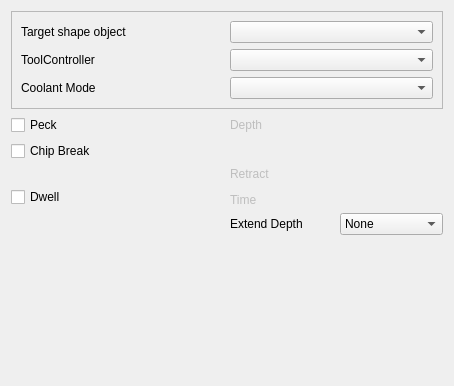
<?xml version="1.0" encoding="UTF-8"?>
<ui version="4.0">
 <class>Form</class>
 <widget class="QWidget" name="Form">
  <property name="geometry">
   <rect>
    <x>0</x>
    <y>0</y>
    <width>454</width>
    <height>386</height>
   </rect>
  </property>
  <property name="windowTitle">
   <string>Form</string>
  </property>
  <layout class="QGridLayout" name="gridLayout_3">
   <item row="0" column="0">
    <widget class="QFrame" name="frame">
     <property name="sizePolicy">
      <sizepolicy hsizetype="Preferred" vsizetype="Preferred">
       <horstretch>0</horstretch>
       <verstretch>0</verstretch>
      </sizepolicy>
     </property>
     <property name="frameShape">
      <enum>QFrame::StyledPanel</enum>
     </property>
     <property name="frameShadow">
      <enum>QFrame::Raised</enum>
     </property>
     <layout class="QGridLayout" name="gridLayout_2">
      <item row="2" column="1">
       <widget class="QComboBox" name="coolantController">
        <property name="toolTip">
         <string>&lt;html&gt;&lt;head/&gt;&lt;body&gt;&lt;p&gt;The tool and its settings to be used for this operation.&lt;/p&gt;&lt;/body&gt;&lt;/html&gt;</string>
        </property>
       </widget>
      </item>
      <item row="1" column="0">
       <widget class="QLabel" name="label_2">
        <property name="text">
         <string>ToolController</string>
        </property>
       </widget>
      </item>
      <item row="1" column="1">
       <widget class="QComboBox" name="toolController">
        <property name="toolTip">
         <string>&lt;html&gt;&lt;head/&gt;&lt;body&gt;&lt;p&gt;The tool and its settings to be used for this operation.&lt;/p&gt;&lt;/body&gt;&lt;/html&gt;</string>
        </property>
       </widget>
      </item>
      <item row="2" column="0">
       <widget class="QLabel" name="label_3">
        <property name="text">
         <string>Coolant Mode</string>
        </property>
       </widget>
      </item>
      <item row="0" column="0">
       <widget class="QLabel" name="targetShape_label">
        <property name="text">
         <string>Target shape object</string>
        </property>
       </widget>
      </item>
      <item row="0" column="1">
       <widget class="QComboBox" name="targetShape"/>
      </item>
     </layout>
    </widget>
   </item>
   <item row="1" column="0">
    <layout class="QGridLayout" name="gridLayout">
     <item row="1" column="1" colspan="2">
      <widget class="QCheckBox" name="peckEnabled">
       <property name="text">
        <string>Peck</string>
       </property>
      </widget>
     </item>
     <item row="7" column="4">
      <widget class="QLabel" name="dwellTimelabel">
       <property name="enabled">
        <bool>false</bool>
       </property>
       <property name="text">
        <string>Time</string>
       </property>
      </widget>
     </item>
     <item row="8" column="4">
      <widget class="QLabel" name="Offsetlabel">
       <property name="text">
        <string>Extend Depth</string>
       </property>
      </widget>
     </item>
     <item row="1" column="6">
      <widget class="Gui::QuantitySpinBox" name="peckDepth" native="true">
       <property name="enabled">
        <bool>false</bool>
       </property>
      </widget>
     </item>
     <item row="8" column="6">
      <widget class="QComboBox" name="ExtraOffset">
       <item>
        <property name="text">
         <string>None</string>
        </property>
       </item>
       <item>
        <property name="text">
         <string>Drill Tip</string>
        </property>
       </item>
       <item>
        <property name="text">
         <string>2x Drill Tip</string>
        </property>
       </item>
      </widget>
     </item>
     <item row="7" column="6">
      <widget class="Gui::QuantitySpinBox" name="dwellTime" native="true">
       <property name="enabled">
        <bool>false</bool>
       </property>
      </widget>
     </item>
     <item row="6" column="1" rowspan="2" colspan="2">
      <widget class="QCheckBox" name="dwellEnabled">
       <property name="text">
        <string>Dwell</string>
       </property>
      </widget>
     </item>
     <item row="1" column="4">
      <widget class="QLabel" name="peckDepthLabel">
       <property name="enabled">
        <bool>false</bool>
       </property>
       <property name="text">
        <string>Depth</string>
       </property>
      </widget>
     </item>
     <item row="4" column="4">
      <widget class="QLabel" name="retractLabel">
       <property name="enabled">
        <bool>false</bool>
       </property>
       <property name="text">
        <string>Retract</string>
       </property>
      </widget>
     </item>
     <item row="4" column="6">
      <widget class="Gui::QuantitySpinBox" name="peckRetractHeight" native="true">
       <property name="enabled">
        <bool>false</bool>
       </property>
      </widget>
     </item>
     <item row="2" column="1">
      <widget class="QCheckBox" name="chipBreakEnabled">
       <property name="text">
        <string>Chip Break</string>
       </property>
      </widget>
     </item>
    </layout>
   </item>
   <item row="2" column="0">
    <spacer name="verticalSpacer">
     <property name="orientation">
      <enum>Qt::Vertical</enum>
     </property>
     <property name="sizeHint" stdset="0">
      <size>
       <width>20</width>
       <height>40</height>
      </size>
     </property>
    </spacer>
   </item>
  </layout>
 </widget>
 <customwidgets>
  <customwidget>
   <class>Gui::QuantitySpinBox</class>
   <extends>QWidget</extends>
   <header>Gui/QuantitySpinBox.h</header>
  </customwidget>
 </customwidgets>
 <tabstops>
  <tabstop>toolController</tabstop>
  <tabstop>peckEnabled</tabstop>
  <tabstop>dwellEnabled</tabstop>
 </tabstops>
 <resources/>
 <connections/>
</ui>
